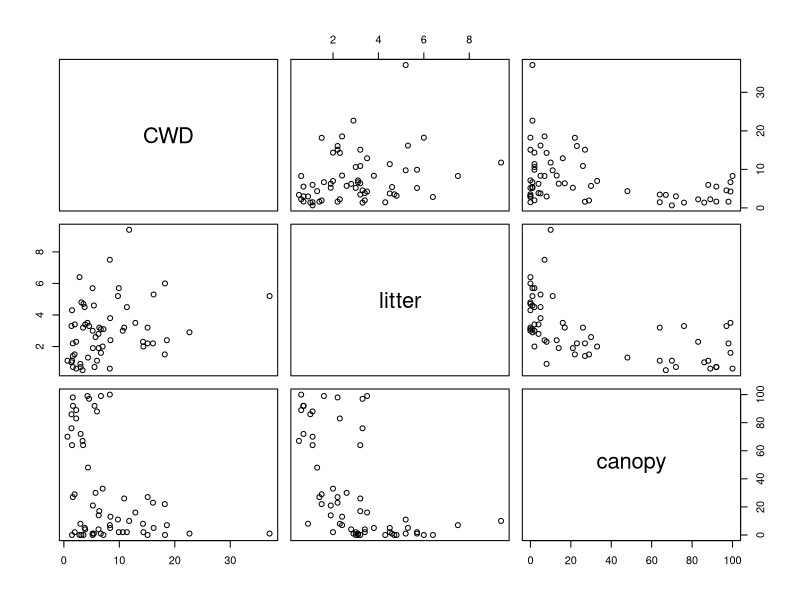

The R script that drew this image:
# Transformation des mesures de débris ligneux en volume de débris ligneux (CWD)

# import data
CWD <-
  read.csv("cov_cwd_mesures.csv",
           header = TRUE,
           stringsAsFactors = TRUE)

# transform in factor
CWD$Analogue <- as.factor(CWD$Analogue)
CWD$Classe <- as.factor(CWD$Classe)
str(CWD)

# calcul area from diameter
#Diam_bas_m = diamètre basal en mètre
#Diam_api_m = diamètre apical en mètre
CWD$area.bas <- pi * (CWD$Diam_bas_m / 2) ^ 2
CWD$area.api <- pi * (CWD$Diam_api_m / 2) ^ 2

# tranform length form cm in m
CWD$length_m <- CWD$Longueur / 100

# calcul CWD in m3
CWD$cwd <- (CWD$length_m / 12) * (5 * CWD$Diam_bas_m + 5 * CWD$Diam_api_m +
                                    2 * sqrt(CWD$Diam_bas_m * CWD$Diam_api_m))

#import basic informations for 60 sites
Data60 <-
  read.csv(
    "Data_60.csv",
    header = TRUE,
    sep = ",",
    stringsAsFactors = TRUE
  )

# sum of CWD for each sites
colnames(CWD)[1] <- "sites"
Data60$CWD <- with(tapply(cwd, INDEX = sites, FUN = sum), data = CWD)

#importation data litter depth
litt <-
  read.csv("cov_litter_mesures.csv",
           header = TRUE,
           stringsAsFactors = TRUE)
Data60$litter <- litt$Moyenne

#importation data canopy at 130 cm from ground
Canop_130 <-
  read.csv("cov_canop130_mesures.csv",
           header = TRUE,
           stringsAsFactors = TRUE)
Data60$canopy <- Canop_130$Ouverture

identical(Data60$sites, litt$ID_site, Canop_130$ID_site)
any(is.na(Data60))

# obsCov standardized
CWD_mat <- as.matrix(Data60$CWD)
CWD_mean <- mean(CWD_mat, na.rm = TRUE)
CWD_sd <- sd(CWD_mat, na.rm = TRUE)
CWD_std <- as.data.frame((CWD_mat - CWD_mean) / CWD_sd)
Data60$CWD_STD<- CWD_std$V1

Litter<-as.matrix(Data60$litter)
Lit_mean <- mean(Litter, na.rm = TRUE)
Lit_sd <- sd(Litter, na.rm = TRUE)
litter_std <- as.data.frame((Litter - Lit_mean)/Lit_sd)
Data60$litter_STD<- litter_std$V1

Canop130<-as.matrix(Data60$canopy)
Can130_mean <- mean(Canop130, na.rm = TRUE)
Can130_sd <- sd(Canop130, na.rm = TRUE)
canop130_std <- as.data.frame((Canop130 - Can130_mean)/Can130_sd)
Data60$canopy_STD<- canop130_std$V1

# write.csv(Data60, "ObsCov.csv", row.names = FALSE)

# inspect correlations

plot(~ CWD + litter + canopy,  data = Data60)

cor(Data60$CWD, Data60$litter, method = "pearson")
cor(Data60$CWD, Data60$canopy, method = "pearson")
cor(Data60$litter, Data60$canopy, method = "pearson")

# refaire modeéles d'occupation, sélection de modèle(pcin, carabes), model mixte ( collemboles, cwd~treatments)

